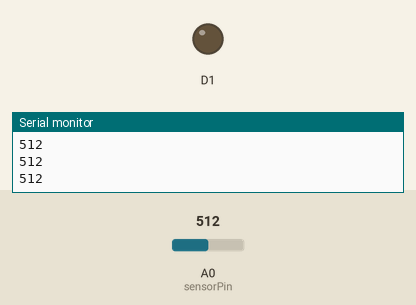
Simulated run of this sketch. Board: ESP8266 (NodeMCU). Parts: output pins drawn as LEDs (lit = HIGH), the last lines printed to the serial monitor. The test bench sets the inputs (shaded band); at power-on: A0 (sensorPin) = 512.

Above: at 1.3 s.
1.4 s: A0 (sensorPin) set to 147
2.9 s: A0 (sensorPin) set to 134
At 3.7 s:
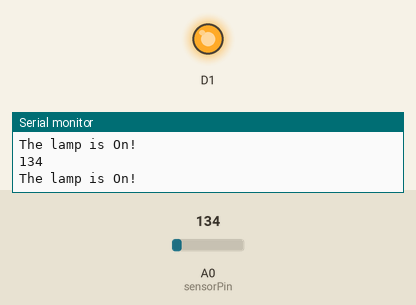
4.5 s: A0 (sensorPin) set to 150
At 4.8 s:
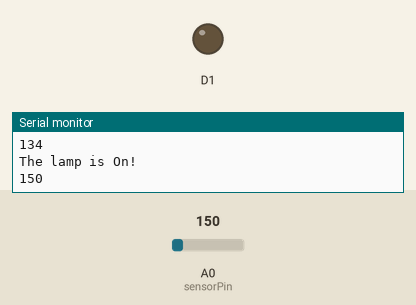
6.0 s: A0 (sensorPin) set to 130
At 7.2 s:
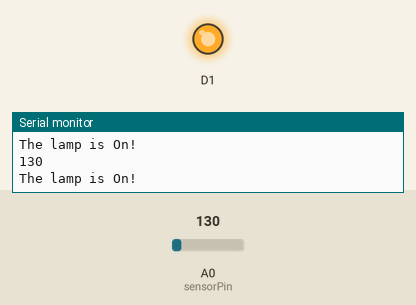
Timing chart, 0 to 8.5 s (numbered marks = the images above; inputs shaded):
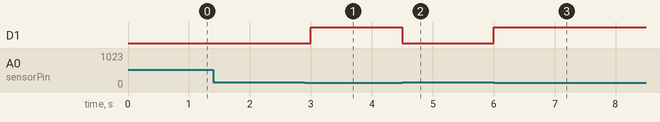

The sketch:

res_lampu.ino
```cpp
int sensorPin = A0; // select the input pin for LDR

int sensorValue = 0; // variable to store the value coming from the sensor
void setup() {
Serial.begin(9600); //sets serial port for communication
pinMode(D1, OUTPUT);
}
void loop() {
sensorValue = analogRead(sensorPin); // read the value from the sensor
Serial.println(sensorValue); //prints the values coming from the sensor on the screen
if (sensorValue <= 140){
  digitalWrite(D1, HIGH);
  Serial.println("The lamp is On!");
  }else{digitalWrite(D1, LOW);
    }

delay(500);

}
```

Measured:
- the behaviour switches between 141 and 140 on A0 (sensorPin) (found by bisection; images 0 and 1)
- after the input at 2.9 s, D1: LOW → HIGH after 0.10 s
- after the input at 4.5 s, D1: HIGH → LOW at once
- after the input at 6.0 s, D1: LOW → HIGH at once
